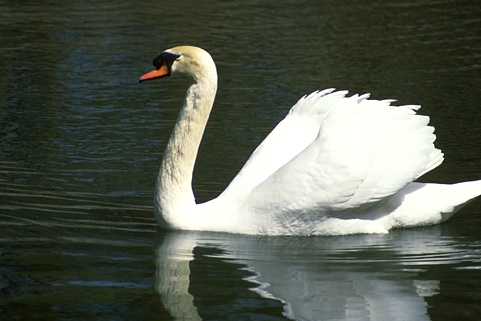
#> input picture Experiments/Image Segmentation exp - v2/Image6/8068.jpg, 481 x 321 px
$ jupyter execute _FCM_imageSegmentation_original-cluster_36.ipynb
#> lines starting #> are read from the running program, lines starting #| are printed output that depends on the picture
### Experiments/Image Segmentation exp - v2/Image6/fuzzy_cmeans.py
import numpy as np
from scipy.linalg import norm
from scipy.spatial.distance import cdist


class FCM:
    def __init__(self, n_clusters=4, max_iter=100, m=2, error=1e-6):
        super().__init__()
        self.u, self.centers = None, None
        self.n_clusters = n_clusters
        self.max_iter = max_iter
        self.m = m
        self.error = error

    def fit(self, X):
        N = X.shape[0]
        C = self.n_clusters
        centers = []

        u = np.random.dirichlet(np.ones(C), size=N)

        iteration = 0
        while iteration < self.max_iter:
            u2 = u.copy()

            centers = self.next_centers(X, u)
            u = self.next_u(X, centers)
            iteration += 1

            # Stopping rule
            if norm(u - u2) < self.error:
                break

        self.u = u
        self.centers = centers
        return centers

    def next_centers(self, X, u):
        um = u ** self.m
        return (X.T @ um / np.sum(um, axis=0)).transpose()

    def next_u(self, X, centers):
        return self._predict(X, centers)

    def _predict(self, X, centers):
        power = float(2 / (self.m - 1))
        temp = cdist(X, centers) ** power
        denominator_ = temp.reshape((X.shape[0], 1, -1)).repeat(temp.shape[-1], axis=1)
        denominator_ = temp[:, :, np.newaxis] / denominator_

        return 1 / denominator_.sum(2)

    def predict(self, X):
        if len(X.shape) == 1:
            X = np.expand_dims(X, axis=0)

        u = self._predict(X, self.centers)
        return np.argmax(u, axis=-1)

### Experiments/Image Segmentation exp - v2/Image1/PsnrSnr.py
import numpy as np
def mse(vref, vcmp):
    """
    Compute Mean Squared Error (MSE) between two images.

    Parameters
    ----------
    vref : array_like
      Reference image
    vcmp : array_like
      Comparison image

    Returns
    -------
    x : float
      MSE between `vref` and `vcmp`
    """

    r = np.asarray(vref, dtype=np.float64).ravel()
    c = np.asarray(vcmp, dtype=np.float64).ravel()
    return np.mean(np.abs(r - c)**2)

def snr(vref, vcmp):
    """
    Compute Signal to Noise Ratio (SNR) of two images.

    Parameters
    ----------
    vref : array_like
      Reference image
    vcmp : array_like
      Comparison image

    Returns
    -------
    x : float
      SNR of `vcmp` with respect to `vref`
    """

    dv = np.var(vref)
    with np.errstate(divide='ignore'):
        rt = dv / mse(vref, vcmp)
    return 10.0 * np.log10(rt)


def psnr(vref, vcmp, rng=None):
    """
    Compute Peak Signal to Noise Ratio (PSNR) of two images. The PSNR
    calculation defaults to using the less common definition in terms
    of the actual range (i.e. max minus min) of the reference signal
    instead of the maximum possible range for the data type
    (i.e. :math:`2^b-1` for a :math:`b` bit representation).

    Parameters
    ----------
    vref : array_like
      Reference image
    vcmp : array_like
      Comparison image
    rng : None or int, optional (default None)
      Signal range, either the value to use (e.g. 255 for 8 bit samples) or
      None, in which case the actual range of the reference signal is used

    Returns
    -------
    x : float
      PSNR of `vcmp` with respect to `vref`
    """

    if rng is None:
        rng = vref.max() - vref.min()
    dv = (rng + 0.0)**2
    with np.errstate(divide='ignore'):
        rt = dv / mse(vref, vcmp)
    return 10.0 * np.log10(rt)

### Experiments/Image Segmentation exp - v2/Image6/_FCM_imageSegmentation_original-cluster_36.ipynb
[cell 1]
import random
from sklearn.utils.extmath import row_norms
from sklearn.utils.extmath import row_norms, squared_norm, stable_cumsum
import scipy.sparse as sp
from sklearn.metrics.pairwise import euclidean_distances
import matplotlib.pyplot as plt
import numpy as np
import seaborn as sns
from sklearn.datasets.samples_generator import make_blobs
import cv2 as cv
from fuzzy_cmeans import FCM
import PsnrSnr as p
np.random.seed(0)

[cell 2]
img = cv.imread("8068.jpg", 0)
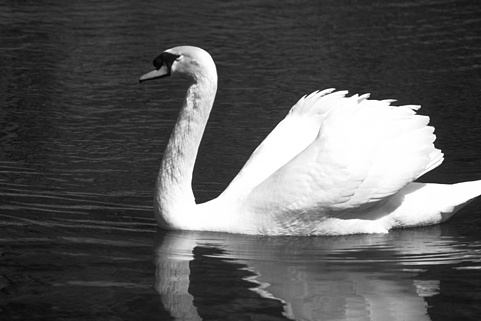
#> img: shape (321, 481); min 0, max 255, mean 89.7
size=200
img = cv.resize(img, dsize=(size, size))
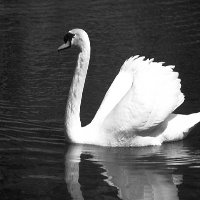
#> img: shape (200, 200); min 4, max 255, mean 89.6
width=img.shape[0]
#> width = 200
height=img.shape[1]
#> height = 200

plt.imshow(img, cmap="gray")
plt.xticks([])
plt.yticks([])
plt.grid(False)
plt.show()

[cell 3]
i = 0
j = 0
luv = []

for h in range(int(width / 2)):
    j = 0
    for k in range(int(height / 2)):
        luv.append([img[i, j], img[i + 1, j], img[i, j + 1], img[i + 1, j + 1]])
        j = j + 2
    i = i + 2
#> after the loop, i = 200; luv = 10000 items, first 6: [39, 51, 42, 42], [37, 39, 32, 34], [31, 36, 27, 35], [33, 38, 28, 35], [26, 30, 26, 34], [23, 33, 34, 37]

x=np.array(luv)

[cell 4]
# [92 lines left out: function _k_init, not called in this run]

[cell 5]
import time as t

cluster = 36

clusterssize = [cluster]  # 2, 3, 4, 5, 6, 7, 8, 9,
timearray = []
error = []
segementedImg = []

[cell 6]
# [13 lines of commented-out code are left out]

[cell 7]
# [6 lines of commented-out code are left out]

[cell 8]
for i in clusterssize:

    start=t.time()
    fuzzy_cmeans2 = FCM(n_clusters=i,max_iter=50,m=10)
    fuzzy_cmeans2.fit(x)
    timearray.append(t.time()-start)
    label=fuzzy_cmeans2.predict(x)

    pic2show = fuzzy_cmeans2.centers[label]
    print(timearray)
#> after the loop, timearray = [3.8]

[cell 9]
centersp = (fuzzy_cmeans2.centers[label]).reshape(
    int(width / 2), int(height / 2), 4
)
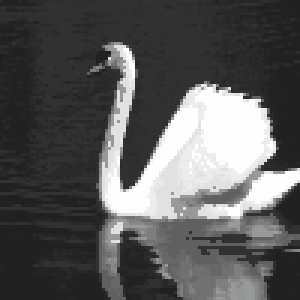
#> centersp: shape (100, 100, 4) float64 (shown 3 times larger); mean of channels 0, 1, 2, 3 89.8, 89.9, 89.8, 89.9; drawn as B, G, R

[cell 10]
# convert back the clustered image to the original form
# decoding

temp = np.zeros((width, height))
i = 0
j = 0
for h in range(int(width / 2)):
    j = 0
    for k in range(int(height / 2)):
        val = centersp

        temp[i, j] = val[h][k][0]
        temp[i + 1, j] = val[h][k][1]
        temp[i, j + 1] = val[h][k][2]
        temp[i + 1, j + 1] = val[h][k][3]

        j = j + 2
    i = i + 2
#> after the loop, i = 200

plt.imshow(temp, cmap="gray")
plt.xticks([])
plt.yticks([])
plt.grid(False)
plt.savefig("FCM_SegementdIMg_" + str(cluster) + ".jpg")
plt.show()

[cell 11]
plt.imshow(256 - abs(img - temp), cmap="gray")
plt.xticks([])
plt.yticks([])
plt.grid(False)

plt.savefig("FCM_SegementdIMg_error_" + str(cluster) + ".jpg")
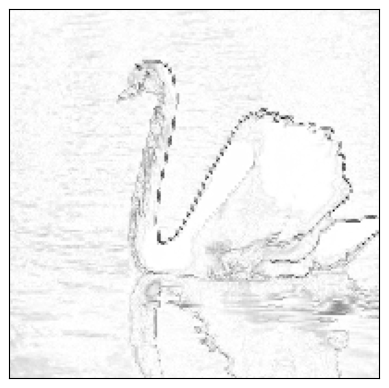
#> figure drawn by matplotlib, 1 panel
plt.show()

[cell 12]
psnr = p.psnr(np.array(img).astype(int), np.array(temp).astype(int))
#> in psnr, `rng = vref.max() - vref.min()`: rng = 251
#> in psnr, `dv = (rng + 0.0)**2`: dv = 63001
#> in psnr, `rt = dv / mse(vref, vcmp)`: rt = 373.2
#> psnr = 25.72
psnr
#> Out = 25.72

[cell 13]
snr = p.snr(np.array(img).astype(int), np.array(temp).astype(int))
#> in snr, `dv = np.var(vref)`: dv = 5937.4
#> in snr, `rt = dv / mse(vref, vcmp)`: rt = 35.17
#> snr = 15.46
psnr
#> Out = 25.72

$ run again, with Experiments/Image Segmentation exp - v2/Image6/FCM_SegementdIMg.jpg copied over Experiments/Image Segmentation exp - v2/Image6/8068.jpg
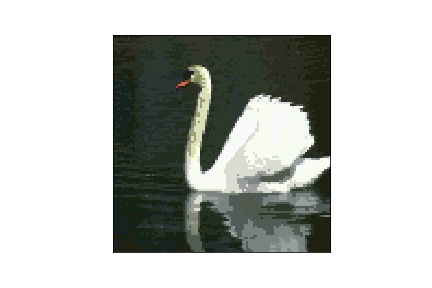
#> input picture Experiments/Image Segmentation exp - v2/Image6/FCM_SegementdIMg.jpg, 432 x 288 px
#> after the loop `for h in range(int(width / 2)):`: i = 200; luv = 10000 items, first 6: [255, 255, 255, 255], [255, 255, 255, 255], [255, 255, 255, 255], [255, 255, 255, 255], [255, 255, 255, 255], [255, 255, 255, 255]
#> after the loop `for i in clusterssize:`: timearray = [3.49]
#> `centersp = (fuzzy_cmeans2.centers[label]).reshape( int(width / 2), int..`:
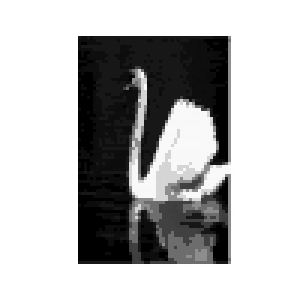
#> centersp: shape (100, 100, 4) float64 (shown 3 times larger); mean of channels 0, 1, 2, 3 191.2, 191.2, 191.2, 191.2; drawn with min black and max white
#> after the loop `for h in range(int(width / 2)):`: i = 200
#> `plt.savefig("FCM_SegementdIMg_error_" + str(cluster) + ".jpg")`:
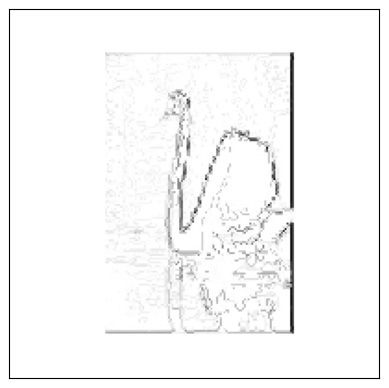
#> figure drawn by matplotlib, 1 panel
#> rng = 231
#> in psnr, `dv = (rng + 0.0)**2`: dv = 53361
#> in psnr, `rt = dv / mse(vref, vcmp)`: rt = 325.9
#> psnr = 25.13
#> in snr, `dv = np.var(vref)`: dv = 8725.9
#> in snr, `rt = dv / mse(vref, vcmp)`: rt = 53.3
#> snr = 17.27
#> `psnr`: Out = 25.13
